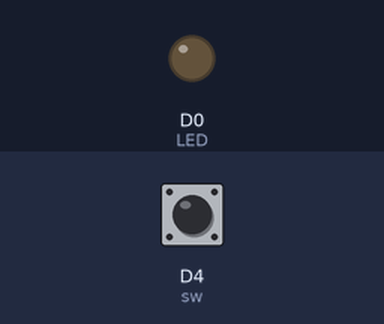
Bench run of a sketch on a simulated ESP8266 (NodeMCU). On the bench: output pins drawn as LEDs (lit = HIGH). The inputs (shaded band) are chosen by the test bench; at power-on: D4 (sw) HIGH.

Above: at 1.2 s.
1.3 s: D4 (sw) pulled LOW for 3.2 s
At 5.5 s:
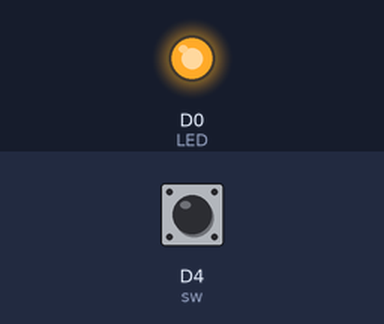
6.0 s: D4 (sw) pulled LOW for 0.15 s
At 6.8 s:
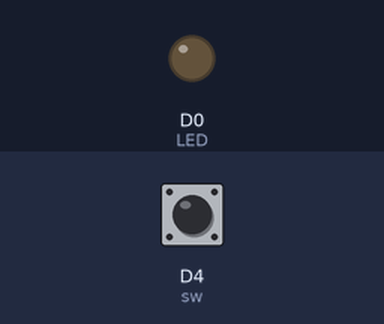
Timing chart, 0 to 9.0 s (numbered marks = the images above; inputs shaded):
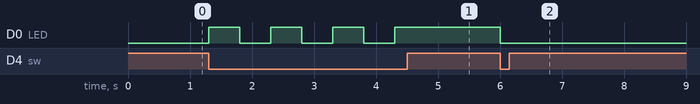

Measured:
- after the input at 1.3 s, D0 (LED): alternates HIGH for 0.50 s and LOW for 0.50 s, 7 changes in all, then stays HIGH, starting at once
- after the input at 6.0 s, D0 (LED): HIGH → LOW at once

The sketch:

5-7-Button2.ino
```cpp
#define LED D0
#define sw D4
int x, y;

void setup() {
  pinMode(LED, OUTPUT);
  pinMode(sw, INPUT);
}

bool ok = false;

void loop() {
  x = !digitalRead(sw);
  if(!ok && x){
    digitalWrite(LED, 1);
    ok = true;
    delay(500);
  }
  else if(ok && x){
    digitalWrite(LED, 0);
    ok = false;
    delay(500);
  }
}
```
